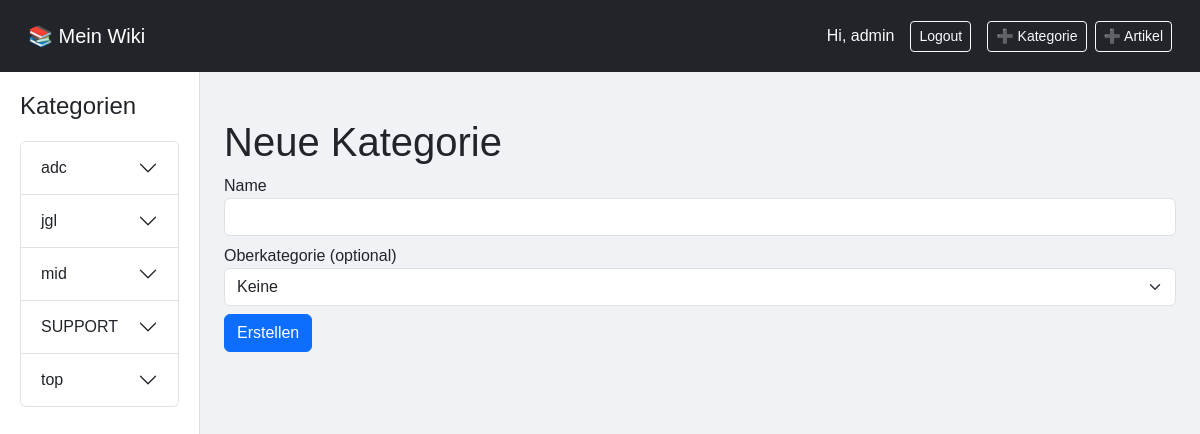
The app's page /add_category (signed in) with its own data.
### tables this page shows
CREATE TABLE users (
            id INTEGER PRIMARY KEY AUTOINCREMENT,
            username TEXT UNIQUE NOT NULL,
            password_hash TEXT NOT NULL,
            is_admin INTEGER DEFAULT 0
        );

CREATE TABLE categories (
            id INTEGER PRIMARY KEY AUTOINCREMENT,
            name TEXT NOT NULL
        , parent_id INTEGER);

### app.py (the view)
@app.route("/add_category", methods=["GET", "POST"])
@login_required
def add_category():
    if not current_user.is_admin:
        abort(403)
    if request.method == "POST":
        name = request.form.get("name")
        parent_id = request.form.get("parent_id") or None
        if name:
            query_db("INSERT INTO categories (name, parent_id) VALUES (?, ?)", (name, parent_id))
            return redirect(url_for("index"))
    main_cats = query_db("SELECT * FROM categories WHERE parent_id IS NULL ORDER BY name COLLATE NOCASE ASC")
    return render_template("add_category.html", categories=main_cats)

### app.py (called while the page is built)
def get_db():
    if "db" not in g:
        g.db = sqlite3.connect(DB_NAME, timeout=10, check_same_thread=False)
        g.db.row_factory = sqlite3.Row
    return g.db

def query_db(query, args=(), one=False):
    db = get_db()
    cur = db.execute(query, args)
    if query.strip().lower().startswith("select"):
        rv = cur.fetchall()
        cur.close()
        return (rv[0] if rv else None) if one else rv
    else:
        db.commit()
        cur.close()
        return None

def build_category_tree():
    rows = query_db("SELECT id, name, parent_id FROM categories ORDER BY name COLLATE NOCASE ASC")
    cats = {}
    for r in rows:
        cats[r["id"]] = {"id": r["id"], "name": r["name"], "parent_id": r["parent_id"], "children": []}
    root = []
    for c in cats.values():
        if c["parent_id"] is None:
            root.append(c)
        else:
            parent = cats.get(c["parent_id"])
            if parent:
                parent["children"].append(c)
            else:
                root.append(c)
    for c in root:
        c["children"].sort(key=lambda x: x["name"].lower())
    root.sort(key=lambda x: x["name"].lower())
    return root

@login_manager.user_loader
def load_user(user_id):
    u = query_db("SELECT * FROM users WHERE id=?", (user_id,), one=True)
    if u:
        return User(u["id"], u["username"], bool(u["is_admin"]))
    return None

@app.before_request
def load_categories():
    g.categories_global = build_category_tree()

### templates/add_category.html (shortened to what this page needs)
{% extends "base.html" %}
{% block content %}
<div class="container mt-3">
    <h1>Neue Kategorie</h1>
    <form method="post">
        <div class="mb-2">
            <label>Name</label>
            <input class="form-control" name="name" required>
        </div>
        <div class="mb-2">
            <label>Oberkategorie (optional)</label>
            <select class="form-select" name="parent_id">
                <option value="">Keine</option>
            </select>
        </div>
        <button class="btn btn-primary" type="submit">Erstellen</button>
    </form>
</div>
{% endblock %}

### templates/base.html (shortened to what this page needs)
<!DOCTYPE html>
<html lang="de">
<head>
    <link href="https://cdn.jsdelivr.net/npm/bootstrap@5.3.2/dist/css/bootstrap.min.css" rel="stylesheet">
    <link rel="stylesheet" href="{{ url_for('static', filename='style.css') }}">
</head>
<body>
<header class="navbar navbar-dark bg-dark p-3">
    <div class="container-fluid">
        <a href="{{ url_for('index') }}" class="navbar-brand">📚 Mein Wiki</a>
        <nav class="d-flex gap-2 align-items-center">
            {% if current_user.is_authenticated %}
                <span class="text-light me-2">Hi, {{ current_user.username }}</span>
                <a href="{{ url_for('logout') }}" class="btn btn-sm btn-outline-light">Logout</a>
            {% else %}
                <a href="{{ url_for('login') }}" class="btn btn-sm btn-outline-light">Login</a>
            {% endif %}
            {% if current_user.is_authenticated and current_user.is_admin %}
                <a href="{{ url_for('add_category') }}" class="btn btn-sm btn-outline-light ms-2">➕ Kategorie</a>
                <a href="{{ url_for('add_article') }}" class="btn btn-sm btn-outline-light">➕ Artikel</a>
            {% endif %}
        </nav>
    </div>
</header>
<div class="container-fluid">
    <div class="row">
        <aside class="col-12 col-md-3 col-lg-2 sidebar">
            <h5>Kategorien</h5>
            <div class="accordion" id="categoryAccordion">
                {% for cat in g.categories_global %}
                    <div class="accordion-item">
                        <h2 class="accordion-header" id="heading{{ cat.id }}">
                            <button class="accordion-button collapsed" type="button" data-bs-toggle="collapse"
                                    data-bs-target="#collapse{{ cat.id }}" aria-expanded="false"
                                    aria-controls="collapse{{ cat.id }}">
                                {{ cat.name }}
                            </button>
                        </h2>
                    </div>
                {% endfor %}
            </div>
        </aside>
        <main class="col-12 col-md-9 col-lg-10">
            {% block content %}{% endblock %}
        </main>
    </div>
</div>
</body>
</html>

### templates/base.html (style rules this page uses)
body { font-family: Arial, sans-serif; background-color: #f0f2f5; }
.sidebar { position: sticky; top: 0; height: 100vh; background-color: #fff; border-right: 1px solid #dee2e6; padding: 20px; }
.sidebar h5 { font-size: 1.5em; margin-bottom: 20px; }
main { padding: 30px; }
header.navbar { margin-bottom: 0; }

### records on screen
users: username "admin"
categories: name "adc"
categories: name "jgl"
categories: name "mid"
categories: name "SUPPORT"
categories: name "top"
